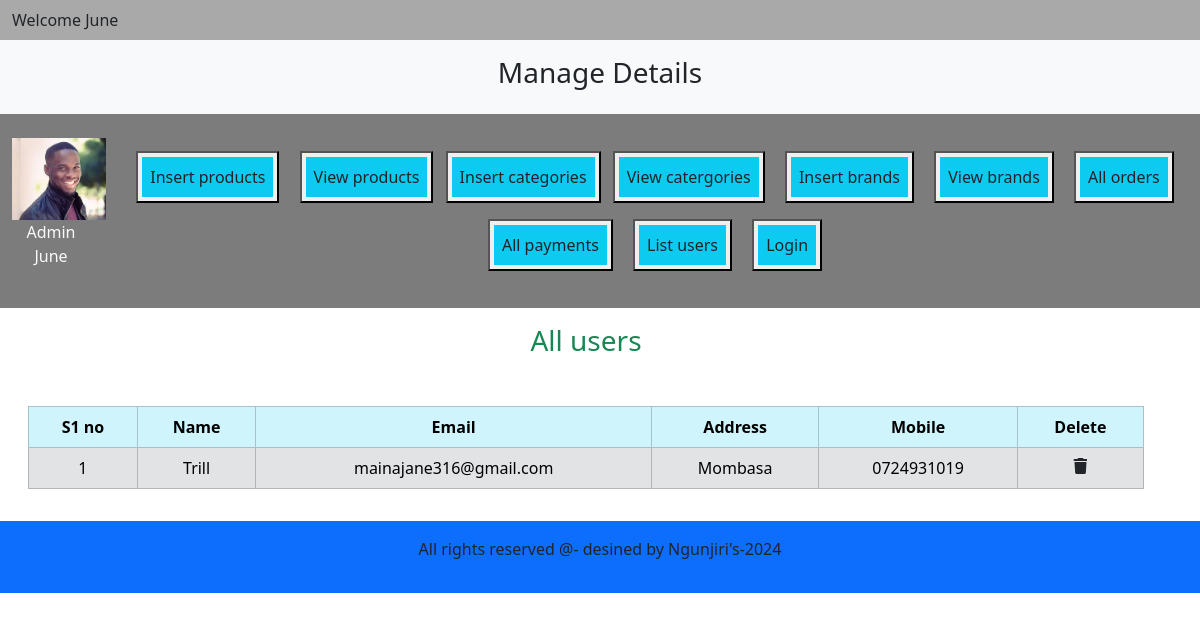
Page /admin_area/index.php?list_users on the committed database.
### tables this page shows
CREATE TABLE `user_table` (
  `user_id` int(11) NOT NULL,
  `username` varchar(100) NOT NULL,
  `user_email` varchar(100) NOT NULL,
  `user_password` varchar(255) NOT NULL,
  `user_image` varchar(255) NOT NULL,
  `user_ip` varchar(100) NOT NULL,
  `user_address` varchar(255) NOT NULL,
  `user_mobile` varchar(20) NOT NULL
);

### admin_area/list_users.php (the view)
<h3 class="text-center text-success">All users</h3>
<table class="table table-bordered mt-5">
    <thead class="table-info text-center">
        <?php
        $get_orders="Select * from `user_table`";
        $result=mysqli_query($con,$get_orders);
        $row_count=mysqli_num_rows($result);
        echo "<tr>
            <th>S1 no</th>
            <th>Name</th>
            <th>Email</th>
            <th>Address</th>
            <th>Mobile</th>
            <th>Delete</th>
        </tr>
    </thead>
    <tbody class='table-secondary text-light text-center'>";
    if($row_count==0){
        echo "<h2 class='text-danger text-center mt-5'>No users yet</h2>";
    }else{
        $number=0;
        while($row=mysqli_fetch_assoc($result)){
            $user_id=$row['user_id'];
            $username=$row['username'];
            $user_email=$row['user_email'];
            $user_address=$row['user_address'];
            $user_mobile=$row['user_mobile'];
            $number++;
        echo " <tr>
            <td>$number</td>
            <td>$username</td>
            <td>$user_email</td>
            <td>$user_address</td>
            <td>$user_mobile</td>";
            ?>
            <td><a href='index.php?delete_users=<?php echo $user_id ?>' class='text-dark'><i class='fa-solid fa-trash'></i></a></td>
        </tr>
        <?php
        }
        }
        ?>
    </tbody>
</table>

### style.css (style rules this page uses)
* { margin:0; padding: 0; box-sizing: border-box; overflow-x: hidden; }
body { overflow: hidden; }

### admin_area/index.php (style rules this page uses)
body { overflow: hidden; }

### rows in the picture
user_table: username "Trill", user_email "mainajane316@gmail.com", user_address "Mombasa", user_mobile "0724931019"
